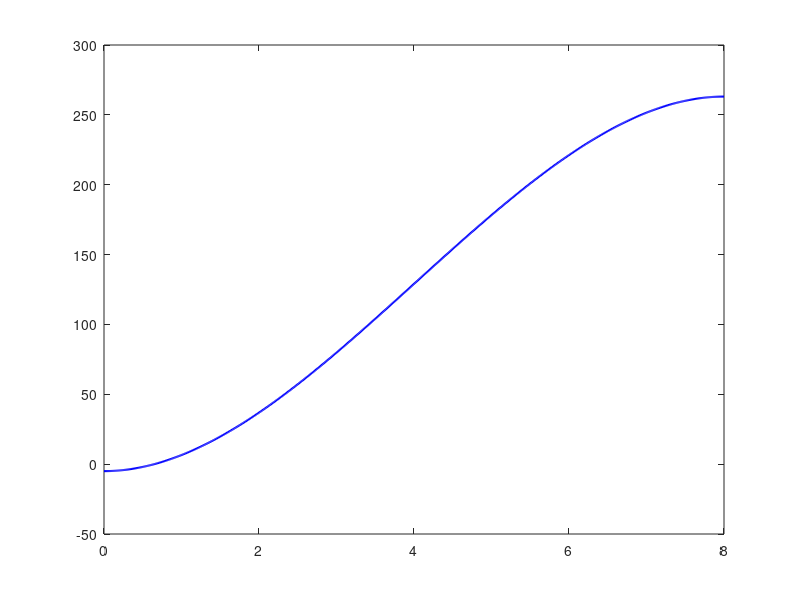

MATLAB code for this plot: (Note: this script raises an error after producing the figure.)
clc;
clear;
close all;

r = 4;
V = 5;

f = @(h) pi*h.^2.*(3*r - h)/3 - V;
df = @(h) pi*(2*r*h - h.^2);

h0 = 0.5;
es = 0.05;
max_iter = 100;

fprintf('Tank diameter = 8 ft\n');
fprintf('Radius r = 4 ft\n');
fprintf('Volume V = 5 ft^3\n');
fprintf('f(h) = pi*h^2*(12 - h)/3 - 5\n');
fprintf('f''(h) = pi*(8h - h^2)\n\n');

fprintf('f(0) = %.6f\n', f(0));
fprintf('f(1) = %.6f\n', f(1));
fprintf('Since f(0)*f(1) < 0, choose h0 = 0.5.\n\n');

fprintf('Newton-Raphson iteration table:\n');
fprintf('iter      h estimate          f(h)        ea (%%)\n');

old_h = h0;

for iter = 1:max_iter
    if df(old_h) == 0
        error('Derivative is zero. Newton-Raphson fails.');
    end

    new_h = old_h - f(old_h)/df(old_h);
    ea = abs((new_h - old_h)/new_h)*100;

    fprintf('%4d  %14.6f  %12.6f  %12.6f\n', iter, new_h, f(new_h), ea);

    if ea <= es
        root = new_h;
        break;
    end

    old_h = new_h;
end

fprintf('\nDipstick wet height h = %.6f ft\n', root);

% Graph
h = linspace(0, 8, 600);
y = f(h);

figure;
plot(h, y, 'b', 'LineWidth', 1.5);
hold on;
yline(0, 'k');
plot([0 1], [f(0) f(1)], 'ro', 'MarkerFaceColor', 'r');
grid on;
xlabel('h');
ylabel('f(h)');
title('Dipstick Height Function');
legend('f(h) = pi*h^2*(12-h)/3 - 5', 'x-axis', 'Sign check');
